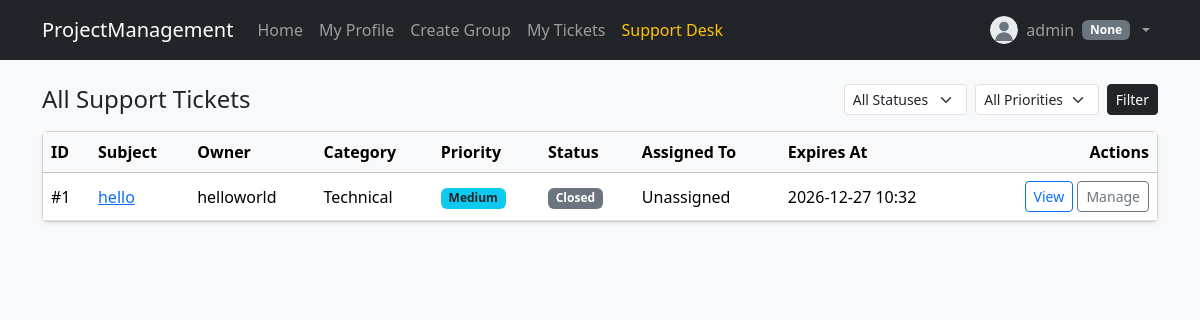
/support/staff/ (signed in), run on the app's committed database.
### account/models.py (models this page shows, shortened)
class Profile(models.Model):
    class Role(models.TextChoices):
        NONE = 'none', 'None'
        ADMIN = 'admin', 'Admin'
        MEMBER = 'member', 'Member'
        MANAGER = 'manager', 'Manager'
    user = models.OneToOneField(
        settings.AUTH_USER_MODEL,
        on_delete=models.CASCADE,
        related_name='profile',
    )
    group = models.ForeignKey(
        WorkGroup,
        on_delete=models.SET_NULL,
        null=True,
        blank=True,
        related_name='members',
    )
    role = models.CharField(
        max_length=20,
        choices=Role.choices,
        default=Role.NONE,
    )
    profile_picture = models.ImageField(
        upload_to=profile_picture_upload_path,
        blank=True,
        null=True,
        validators=[validate_profile_picture],
    )
    bio = models.TextField(max_length=500, blank=True)
    created_at = models.DateTimeField(auto_now_add=True)
    updated_at = models.DateTimeField(auto_now=True)
    class Meta:
        ordering = ['user__username']
    @property
    def get_profile_picture_url(self) -> str:
        if self.profile_picture and hasattr(self.profile_picture, 'url'):
            return self.profile_picture.url
        return static('account/img/default-avatar.svg')

### ticket/models.py (models this page shows, shortened)
class Ticket(models.Model):
    class Category(models.TextChoices):
        TECHNICAL = 'technical', 'Technical'
        BILLING = 'billing', 'Billing'
        ACCOUNT = 'account', 'Account'
        GENERAL = 'general', 'General'
    class Priority(models.TextChoices):
        LOW = 'low', 'Low'
        MEDIUM = 'medium', 'Medium'
        HIGH = 'high', 'High'
        URGENT = 'urgent', 'Urgent'
    class Status(models.TextChoices):
        OPEN = 'open', 'Open'
        IN_PROGRESS = 'in_progress', 'In Progress'
        CLOSED = 'closed', 'Closed'
    user = models.ForeignKey(
        settings.AUTH_USER_MODEL,
        on_delete=models.CASCADE,
        related_name='tickets',
    )
    assigned_to = models.ForeignKey(
        settings.AUTH_USER_MODEL,
        on_delete=models.SET_NULL,
        null=True,
        blank=True,
        limit_choices_to={'is_staff': True},
        related_name='assigned_tickets',
    )
    subject = models.CharField(max_length=255)
    category = models.CharField(
        max_length=32,
        choices=Category.choices,
        default=Category.GENERAL,
    )
    priority = models.CharField(
        max_length=20,
        choices=Priority.choices,
        default=Priority.MEDIUM,
    )
    status = models.CharField(
        max_length=20,
        choices=Status.choices,
        default=Status.OPEN,
    )
    created_at = models.DateTimeField(auto_now_add=True)
    updated_at = models.DateTimeField(auto_now=True)
    expire_at = models.DateTimeField(default=default_ticket_expiration)
    file = models.FileField(
        storage=private_ticket_storage,
        upload_to=ticket_attachment_upload_path,
        blank=True,
        null=True,
        validators=[validate_ticket_attachment],
    )
    objects = TicketManager()
    class Meta:
        ordering = ['-updated_at', '-created_at']
        indexes = [
            models.Index(fields=['user', 'status']),
            models.Index(fields=['status', 'expire_at']),
            models.Index(fields=['assigned_to', 'status']),
        ]

### ticket/views.py (the view)
# urls.py: path('staff/', StaffTicketListView.as_view(), name='staff_ticket_list'),
class StaffTicketListView(SupportStaffRequiredMixin, ListView):
    model = Ticket
    template_name = 'ticket/staff_ticket_list.html'
    context_object_name = 'tickets'
    paginate_by = 20
    def get_queryset(self):
        Ticket.objects.close_expired()
        qs = Ticket.objects.select_related('user', 'assigned_to').all()
        status = self.request.GET.get('status')
        priority = self.request.GET.get('priority')
        if status in Ticket.Status.values:
            qs = qs.filter(status=status)
        if priority in Ticket.Priority.values:
            qs = qs.filter(priority=priority)
        return qs
    def get_context_data(self, **kwargs):
        context = super().get_context_data(**kwargs)
        context['status_choices'] = Ticket.Status.choices
        context['priority_choices'] = Ticket.Priority.choices
        context['selected_status'] = self.request.GET.get('status', '')
        context['selected_priority'] = self.request.GET.get('priority', '')
        return context

### ticket/mixins.py (called while the page is built)
    def test_func(self) -> bool:
        return bool(self.request.user.is_authenticated and self.request.user.is_staff)

### ticket/models.py (called while the page is built)
    def close_expired(self) -> int:
        now = timezone.now()
        return self.filter(
            expire_at__lte=now,
        ).exclude(
            status=Ticket.Status.CLOSED,
        ).update(
            status=Ticket.Status.CLOSED,
            updated_at=now,
        )

    def get_queryset(self) -> TicketQuerySet:
        return TicketQuerySet(self.model, using=self._db)

    def close_expired(self) -> int:
        return self.get_queryset().close_expired()

### ticket/templates/ticket/staff_ticket_list.html (shortened to what this page needs)
{% extends "base.html" %}
{% block content %}
<div class="d-flex justify-content-between align-items-center mb-3">
    <h4 class="mb-0">All Support Tickets</h4>
    <form method="get" class="d-flex gap-2">
        <select name="status" class="form-select form-select-sm">
            <option value="">All Statuses</option>
        </select>
        <select name="priority" class="form-select form-select-sm">
            <option value="">All Priorities</option>
        </select>
        <button type="submit" class="btn btn-dark btn-sm">Filter</button>
    </form>
</div>
<div class="card shadow-sm">
    <div class="table-responsive">
        <table class="table table-hover align-middle mb-0">
            <thead class="table-light">
                <tr>
                    <th>ID</th>
                    <th>Subject</th>
                    <th>Owner</th>
                    <th>Category</th>
                    <th>Priority</th>
                    <th>Status</th>
                    <th>Assigned To</th>
                    <th>Expires At</th>
                    <th class="text-end">Actions</th>
                </tr>
            </thead>
            <tbody>
                {% for ticket in tickets %}
                    <tr>
                        <td>#{{ ticket.pk }}</td>
                        <td><a href="{% url 'ticket:ticket_detail' ticket.pk %}">{{ ticket.subject }}</a></td>
                        <td>{{ ticket.user.username }}</td>
                        <td>{{ ticket.get_category_display }}</td>
                        <td><span class="badge bg-info text-dark">{{ ticket.get_priority_display }}</span></td>
                        <td><span class="badge bg-secondary">{{ ticket.get_status_display }}</span></td>
                        <td>{{ ticket.assigned_to.username|default:"Unassigned" }}</td>
                        <td>{{ ticket.expire_at|date:"Y-m-d H:i" }}</td>
                        <td class="text-end">
                            <a href="{% url 'ticket:ticket_detail' ticket.pk %}" class="btn btn-outline-primary btn-sm">View</a>
                            <a href="{% url 'ticket:ticket_update' ticket.pk %}" class="btn btn-outline-secondary btn-sm">Manage</a>
                        </td>
                    </tr>
                {% empty %}
                    <tr>
                        <td colspan="9" class="text-center text-muted py-4">No tickets found.</td>
                    </tr>
                {% endfor %}
            </tbody>
        </table>
    </div>
</div>
{% endblock content %}

### account/templates/base.html (shortened to what this page needs)
{% load static %}
<!DOCTYPE html>
<html lang="en">
<head>
    <link href="https://cdn.jsdelivr.net/npm/bootstrap@5.3.3/dist/css/bootstrap.min.css" rel="stylesheet">
</head>
<body class="bg-light">
<nav class="navbar navbar-expand-lg navbar-dark bg-dark mb-4">
    <div class="container">
        <a class="navbar-brand" href="{% url 'home' %}">ProjectManagement</a>
        <div class="collapse navbar-collapse" id="mainNavbar">
            <ul class="navbar-nav me-auto mb-2 mb-lg-0">
                <li class="nav-item">
                    <a class="nav-link" href="{% url 'home' %}">Home</a>
                </li>
                {% if user.is_authenticated %}
                <li class="nav-item">
                    <a class="nav-link" href="{% url 'my_profile' %}">My Profile</a>
                </li>
                {% if user.profile.group %}
                    <li class="nav-item">
                        <a class="nav-link" href="{% url 'group_detail' %}">My Group</a>
                    </li>
                {% else %}
                    <li class="nav-item">
                        <a class="nav-link" href="{% url 'group_create' %}">Create Group</a>
                    </li>
                {% endif %}
                <li class="nav-item">
                    <a class="nav-link" href="{% url 'ticket:ticket_list' %}">My Tickets</a>
                </li>
                {% if user.is_staff %}
                    <li class="nav-item">
                        <a class="nav-link text-warning" href="{% url 'ticket:staff_ticket_list' %}">Support Desk</a>
                    </li>
                {% endif %}
            {% endif %}
            </ul>
            {% if user.is_authenticated %}
                <ul class="navbar-nav">
                    <li class="nav-item dropdown">
                        <a class="nav-link dropdown-toggle d-flex align-items-center gap-2" href="#" role="button"
                           data-bs-toggle="dropdown" aria-expanded="false">
                            <img src="{{ user.profile.get_profile_picture_url }}" alt="Avatar"
                                 class="rounded-circle object-fit-cover" width="28" height="28">
                            <span>{{ user.username }}</span>
                            <span class="badge bg-secondary">{{ user.profile.get_role_display }}</span>
                        </a>
                    </li>
                </ul>
            {% else %}
                <div class="d-flex gap-2">
                    <a href="{% url 'login' %}" class="btn btn-outline-light btn-sm">Log In</a>
                    <a href="{% url 'signup' %}" class="btn btn-primary btn-sm">Sign Up</a>
                </div>
            {% endif %}
        </div>
    </div>
</nav>
<main class="container pb-5">
    {% block content %}{% endblock content %}
</main>
</body>
</html>

### data on the page
Ticket: pk "1", subject "hello", user.username "helloworld", category "Technical", priority "Medium", status "Closed", assigned_to.username "Unassigned", expire_at "2026-12-27 10:32"

### other printed values
{{ user.username }} "admin"
{{ user.profile.get_role_display }} "None"
